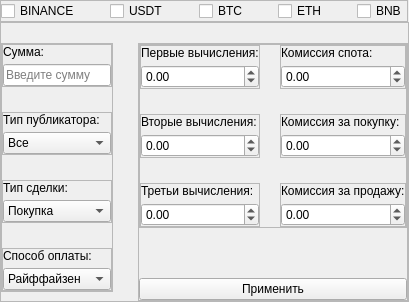
               <widget class="QWidget" name="binance_page">
                <attribute name="icon">
                 <iconset resource="../resources.qrc">
                  <normaloff>:/images/img/BINANCE.png</normaloff>:/images/img/BINANCE.png</iconset>
                </attribute>
                <attribute name="title">
                 <string/>
                </attribute>
                <layout class="QVBoxLayout" name="verticalLayout_28">
                 <property name="spacing">
                  <number>0</number>
                 </property>
                 <property name="leftMargin">
                  <number>0</number>
                 </property>
                 <property name="topMargin">
                  <number>0</number>
                 </property>
                 <property name="rightMargin">
                  <number>0</number>
                 </property>
                 <property name="bottomMargin">
                  <number>0</number>
                 </property>
                 <item alignment="Qt::AlignLeft|Qt::AlignTop">
                  <widget class="QFrame" name="checkboxes">
                   <property name="minimumSize">
                    <size>
                     <width>0</width>
                     <height>0</height>
                    </size>
                   </property>
                   <property name="cursor">
                    <cursorShape>PointingHandCursor</cursorShape>
                   </property>
                   <property name="frameShape">
                    <enum>QFrame::StyledPanel</enum>
                   </property>
                   <property name="frameShadow">
                    <enum>QFrame::Raised</enum>
                   </property>
                   <layout class="QHBoxLayout" name="horizontalLayout_6">
                    <property name="spacing">
                     <number>30</number>
                    </property>
                    <property name="leftMargin">
                     <number>0</number>
                    </property>
                    <property name="topMargin">
                     <number>0</number>
                    </property>
                    <property name="rightMargin">
                     <number>0</number>
                    </property>
                    <property name="bottomMargin">
                     <number>0</number>
                    </property>
                    <item>
                     <widget class="QCheckBox" name="binance_check">
                      <property name="cursor">
                       <cursorShape>PointingHandCursor</cursorShape>
                      </property>
                      <property name="text">
                       <string>BINANCE</string>
                      </property>
                     </widget>
                    </item>
                    <item>
                     <widget class="QCheckBox" name="usdt_check">
                      <property name="cursor">
                       <cursorShape>PointingHandCursor</cursorShape>
                      </property>
                      <property name="text">
                       <string>USDT</string>
                      </property>
                     </widget>
                    </item>
                    <item>
                     <widget class="QCheckBox" name="btc_check">
                      <property name="cursor">
                       <cursorShape>PointingHandCursor</cursorShape>
                      </property>
                      <property name="text">
                       <string>BTC</string>
                      </property>
                     </widget>
                    </item>
                    <item>
                     <widget class="QCheckBox" name="eth_check">
                      <property name="cursor">
                       <cursorShape>PointingHandCursor</cursorShape>
                      </property>
                      <property name="text">
                       <string>ETH</string>
                      </property>
                     </widget>
                    </item>
                    <item>
                     <widget class="QCheckBox" name="bnb_check">
                      <property name="cursor">
                       <cursorShape>PointingHandCursor</cursorShape>
                      </property>
                      <property name="text">
                       <string>BNB</string>
                      </property>
                     </widget>
                    </item>
                   </layout>
                  </widget>
                 </item>
                 <item>
                  <widget class="QFrame" name="settings_1">
                   <property name="sizePolicy">
                    <sizepolicy hsizetype="Preferred" vsizetype="Expanding">
                     <horstretch>0</horstretch>
                     <verstretch>0</verstretch>
                    </sizepolicy>
                   </property>
                   <property name="frameShape">
                    <enum>QFrame::StyledPanel</enum>
                   </property>
                   <property name="frameShadow">
                    <enum>QFrame::Raised</enum>
                   </property>
                   <layout class="QHBoxLayout" name="horizontalLayout_7">
                    <property name="spacing">
                     <number>25</number>
                    </property>
                    <property name="leftMargin">
                     <number>0</number>
                    </property>
                    <property name="topMargin">
                     <number>20</number>
                    </property>
                    <property name="rightMargin">
                     <number>0</number>
                    </property>
                    <property name="bottomMargin">
                     <number>0</number>
                    </property>
                    <item alignment="Qt::AlignTop">
                     <widget class="QFrame" name="frame_2">
                      <property name="sizePolicy">
                       <sizepolicy hsizetype="Expanding" vsizetype="Preferred">
                        <horstretch>0</horstretch>
                        <verstretch>0</verstretch>
                       </sizepolicy>
                      </property>
                      <property name="frameShape">
                       <enum>QFrame::StyledPanel</enum>
                      </property>
                      <property name="frameShadow">
                       <enum>QFrame::Raised</enum>
                      </property>
                      <layout class="QVBoxLayout" name="verticalLayout_29">
                       <property name="spacing">
                        <number>25</number>
                       </property>
                       <property name="leftMargin">
                        <number>0</number>
                       </property>
                       <property name="topMargin">
                        <number>0</number>
                       </property>
                       <property name="rightMargin">
                        <number>0</number>
                       </property>
                       <property name="bottomMargin">
                        <number>0</number>
                       </property>
                       <item>
                        <widget class="QFrame" name="sum_container_1">
                         <property name="frameShape">
                          <enum>QFrame::StyledPanel</enum>
                         </property>
                         <property name="frameShadow">
                          <enum>QFrame::Raised</enum>
                         </property>
                         <layout class="QVBoxLayout" name="verticalLayout_21">
                          <property name="spacing">
                           <number>5</number>
                          </property>
                          <property name="leftMargin">
                           <number>0</number>
                          </property>
                          <property name="topMargin">
                           <number>0</number>
                          </property>
                          <property name="rightMargin">
                           <number>0</number>
                          </property>
                          <property name="bottomMargin">
                           <number>0</number>
                          </property>
                          <item>
                           <widget class="QLabel" name="sum_label_1">
                            <property name="text">
                             <string>Сумма:</string>
                            </property>
                           </widget>
                          </item>
                          <item>
                           <widget class="QLineEdit" name="sum_line">
                            <property name="placeholderText">
                             <string>Введите сумму</string>
                            </property>
                           </widget>
                          </item>
                         </layout>
                        </widget>
                       </item>
                       <item>
                        <widget class="QFrame" name="pub_container_1">
                         <property name="frameShape">
                          <enum>QFrame::StyledPanel</enum>
                         </property>
                         <property name="frameShadow">
                          <enum>QFrame::Raised</enum>
                         </property>
                         <layout class="QVBoxLayout" name="verticalLayout_25">
                          <property name="spacing">
                           <number>5</number>
                          </property>
                          <property name="leftMargin">
                           <number>0</number>
                          </property>
                          <property name="topMargin">
                           <number>0</number>
                          </property>
                          <property name="rightMargin">
                           <number>0</number>
                          </property>
                          <property name="bottomMargin">
                           <number>0</number>
                          </property>
                          <item>
                           <widget class="QLabel" name="pub_label_1">
                            <property name="text">
                             <string>Тип публикатора:</string>
                            </property>
                           </widget>
                          </item>
                          <item>
                           <widget class="QComboBox" name="pub_edit">
                            <property name="cursor">
                             <cursorShape>PointingHandCursor</cursorShape>
                            </property>
                            <item>
                             <property name="text">
                              <string>Все</string>
                             </property>
                            </item>
                            <item>
                             <property name="text">
                              <string>Мерчант</string>
                             </property>
                            </item>
                           </widget>
                          </item>
                         </layout>
                        </widget>
                       </item>
                       <item>
                        <widget class="QFrame" name="deal_container_1">
                         <property name="frameShape">
                          <enum>QFrame::StyledPanel</enum>
                         </property>
                         <property name="frameShadow">
                          <enum>QFrame::Raised</enum>
                         </property>
                         <layout class="QVBoxLayout" name="verticalLayout_26">
                          <property name="spacing">
                           <number>5</number>
                          </property>
                          <property name="leftMargin">
                           <number>0</number>
                          </property>
                          <property name="topMargin">
                           <number>0</number>
                          </property>
                          <property name="rightMargin">
                           <number>0</number>
                          </property>
                          <property name="bottomMargin">
                           <number>0</number>
                          </property>
                          <item>
                           <widget class="QLabel" name="deal_label_1">
                            <property name="text">
                             <string>Тип сделки:</string>
                            </property>
                           </widget>
                          </item>
                          <item>
                           <widget class="QComboBox" name="deal_edit">
                            <property name="cursor">
                             <cursorShape>PointingHandCursor</cursorShape>
                            </property>
                            <item>
                             <property name="text">
                              <string>Покупка</string>
                             </property>
                            </item>
                            <item>
                             <property name="text">
                              <string>Продажа</string>
                             </property>
                            </item>
                           </widget>
                          </item>
                         </layout>
                        </widget>
                       </item>
                       <item>
                        <widget class="QFrame" name="pay_container_1">
                         <property name="frameShape">
                          <enum>QFrame::StyledPanel</enum>
                         </property>
                         <property name="frameShadow">
                          <enum>QFrame::Raised</enum>
                         </property>
                         <layout class="QVBoxLayout" name="verticalLayout_27">
                          <property name="spacing">
                           <number>5</number>
                          </property>
                          <property name="leftMargin">
                           <number>0</number>
                          </property>
                          <property name="topMargin">
                           <number>0</number>
                          </property>
                          <property name="rightMargin">
                           <number>0</number>
                          </property>
                          <property name="bottomMargin">
                           <number>0</number>
                          </property>
                          <item>
                           <widget class="QLabel" name="pay_label_1">
                            <property name="text">
                             <string>Способ оплаты:</string>
                            </property>
                           </widget>
                          </item>
                          <item>
                           <widget class="QComboBox" name="pay_type">
                            <property name="cursor">
                             <cursorShape>PointingHandCursor</cursorShape>
                            </property>
                            <item>
                             <property name="text">
                              <string>Райффайзен</string>
                             </property>
                            </item>
                            <item>
                             <property name="text">
                              <string>Тинькофф</string>
                             </property>
                            </item>
                            <item>
                             <property name="text">
                              <string>Сбербанк</string>
                             </property>
                            </item>
                           </widget>
                          </item>
                         </layout>
                        </widget>
                       </item>
                      </layout>
                     </widget>
                    </item>
                    <item alignment="Qt::AlignTop">
                     <widget class="QFrame" name="frame">
                      <property name="sizePolicy">
                       <sizepolicy hsizetype="Expanding" vsizetype="Preferred">
                        <horstretch>0</horstretch>
                        <verstretch>0</verstretch>
                       </sizepolicy>
                      </property>
                      <property name="frameShape">
                       <enum>QFrame::StyledPanel</enum>
                      </property>
                      <property name="frameShadow">
                       <enum>QFrame::Raised</enum>
                      </property>
                      <layout class="QVBoxLayout" name="verticalLayout_38">
                       <property name="spacing">
                        <number>50</number>
                       </property>
                       <property name="leftMargin">
                        <number>0</number>
                       </property>
                       <property name="topMargin">
                        <number>0</number>
                       </property>
                       <property name="rightMargin">
                        <number>0</number>
                       </property>
                       <property name="bottomMargin">
                        <number>0</number>
                       </property>
                       <item>
                        <widget class="QFrame" name="frame_3">
                         <property name="frameShape">
                          <enum>QFrame::StyledPanel</enum>
                         </property>
                         <property name="frameShadow">
                          <enum>QFrame::Raised</enum>
                         </property>
                         <layout class="QGridLayout" name="gridLayout">
                          <property name="leftMargin">
                           <number>0</number>
                          </property>
                          <property name="topMargin">
                           <number>0</number>
                          </property>
                          <property name="rightMargin">
                           <number>0</number>
                          </property>
                          <property name="bottomMargin">
                           <number>0</number>
                          </property>
                          <property name="horizontalSpacing">
                           <number>20</number>
                          </property>
                          <property name="verticalSpacing">
                           <number>25</number>
                          </property>
                          <item row="0" column="0">
                           <widget class="QFrame" name="frame_4">
                            <property name="frameShape">
                             <enum>QFrame::StyledPanel</enum>
                            </property>
                            <property name="frameShadow">
                             <enum>QFrame::Raised</enum>
                            </property>
                            <layout class="QVBoxLayout" name="verticalLayout_30">
                             <property name="spacing">
                              <number>5</number>
                             </property>
                             <property name="leftMargin">
                              <number>0</number>
                             </property>
                             <property name="topMargin">
                              <number>0</number>
                             </property>
                             <property name="rightMargin">
                              <number>0</number>
                             </property>
                             <property name="bottomMargin">
                              <number>0</number>
                             </property>
                             <item>
                              <widget class="QLabel" name="label_9">
                               <property name="text">
                                <string>Первые вычисления:</string>
                               </property>
                              </widget>
                             </item>
                             <item>
                              <widget class="QDoubleSpinBox" name="first_math">
                               <property name="minimum">
                                <double>-100.000000000000000</double>
                               </property>
                               <property name="maximum">
                                <double>100.000000000000000</double>
                               </property>
                               <property name="singleStep">
                                <double>0.050000000000000</double>
                               </property>
                              </widget>
                             </item>
                            </layout>
                           </widget>
                          </item>
                          <item row="0" column="1">
                           <widget class="QFrame" name="frame_5">
                            <property name="frameShape">
                             <enum>QFrame::StyledPanel</enum>
                            </property>
                            <property name="frameShadow">
                             <enum>QFrame::Raised</enum>
                            </property>
                            <layout class="QVBoxLayout" name="verticalLayout_31">
                             <property name="spacing">
                              <number>5</number>
                             </property>
                             <property name="leftMargin">
                              <number>0</number>
                             </property>
                             <property name="topMargin">
                              <number>0</number>
                             </property>
                             <property name="rightMargin">
                              <number>0</number>
                             </property>
                             <property name="bottomMargin">
                              <number>0</number>
                             </property>
                             <item>
                              <widget class="QLabel" name="label_10">
                               <property name="text">
                                <string>Комиссия спота:</string>
                               </property>
                              </widget>
                             </item>
                             <item>
                              <widget class="QDoubleSpinBox" name="comm_spot">
                               <property name="minimum">
                                <double>-100.000000000000000</double>
                               </property>
                               <property name="maximum">
                                <double>100.000000000000000</double>
                               </property>
                               <property name="singleStep">
                                <double>0.050000000000000</double>
                               </property>
                              </widget>
                             </item>
                            </layout>
                           </widget>
                          </item>
                          <item row="1" column="0">
                           <widget class="QFrame" name="frame_7">
                            <property name="frameShape">
                             <enum>QFrame::StyledPanel</enum>
                            </property>
                            <property name="frameShadow">
                             <enum>QFrame::Raised</enum>
                            </property>
                            <layout class="QVBoxLayout" name="verticalLayout_35">
                             <property name="spacing">
                              <number>5</number>
                             </property>
                             <property name="leftMargin">
                              <number>0</number>
                             </property>
                             <property name="topMargin">
                              <number>0</number>
                             </property>
                             <property name="rightMargin">
                              <number>0</number>
                             </property>
                             <property name="bottomMargin">
                              <number>0</number>
                             </property>
                             <item>
                              <widget class="QLabel" name="label_17">
                               <property name="text">
                                <string>Вторые вычисления:</string>
                               </property>
                              </widget>
                             </item>
                             <item>
                              <widget class="QDoubleSpinBox" name="second_math">
                               <property name="minimum">
                                <double>-100.000000000000000</double>
                               </property>
                               <property name="maximum">
                                <double>100.000000000000000</double>
                               </property>
                               <property name="singleStep">
                                <double>0.050000000000000</double>
                               </property>
                              </widget>
                             </item>
                            </layout>
                           </widget>
                          </item>
                          <item row="1" column="1">
                           <widget class="QFrame" name="frame_6">
                            <property name="frameShape">
                             <enum>QFrame::StyledPanel</enum>
                            </property>
                            <property name="frameShadow">
                             <enum>QFrame::Raised</enum>
                            </property>
                            <layout class="QVBoxLayout" name="verticalLayout_34">
                             <property name="spacing">
                              <number>5</number>
                             </property>
                             <property name="leftMargin">
                              <number>0</number>
                             </property>
                             <property name="topMargin">
                              <number>0</number>
                             </property>
                             <property name="rightMargin">
                              <number>0</number>
                             </property>
                             <property name="bottomMargin">
                              <number>0</number>
                             </property>
                             <item>
                              <widget class="QLabel" name="label_15">
                               <property name="text">
                                <string>Комиссия за покупку:</string>
                               </property>
                              </widget>
                             </item>
                             <item>
                              <widget class="QDoubleSpinBox" name="comm_buy">
                               <property name="minimum">
                                <double>-100.000000000000000</double>
                               </property>
                               <property name="maximum">
                                <double>100.000000000000000</double>
                               </property>
                               <property name="singleStep">
                                <double>0.050000000000000</double>
                               </property>
                              </widget>
                             </item>
                            </layout>
                           </widget>
                          </item>
                          <item row="2" column="0">
                           <widget class="QFrame" name="frame_8">
                            <property name="frameShape">
                             <enum>QFrame::StyledPanel</enum>
                            </property>
                            <property name="frameShadow">
                             <enum>QFrame::Raised</enum>
                            </property>
                            <layout class="QVBoxLayout" name="verticalLayout_36">
                             <property name="spacing">
                              <number>5</number>
                             </property>
                             <property name="leftMargin">
                              <number>0</number>
                             </property>
                             <property name="topMargin">
                              <number>0</number>
                             </property>
                             <property name="rightMargin">
                              <number>0</number>
                             </property>
                             <property name="bottomMargin">
                              <number>0</number>
                             </property>
                             <item>
                              <widget class="QLabel" name="label_19">
                               <property name="text">
                                <string>Третьи вычисления:</string>
                               </property>
                              </widget>
                             </item>
                             <item>
                              <widget class="QDoubleSpinBox" name="third_math">
                               <property name="minimum">
                                <double>-100.000000000000000</double>
                               </property>
                               <property name="maximum">
                                <double>100.000000000000000</double>
                               </property>
                               <property name="singleStep">
                                <double>0.050000000000000</double>
                               </property>
                              </widget>
                             </item>
                            </layout>
                           </widget>
                          </item>
                          <item row="2" column="1">
                           <widget class="QFrame" name="frame_9">
                            <property name="frameShape">
                             <enum>QFrame::StyledPanel</enum>
                            </property>
                            <property name="frameShadow">
                             <enum>QFrame::Raised</enum>
                            </property>
                            <layout class="QVBoxLayout" name="verticalLayout_37">
                             <property name="spacing">
                              <number>5</number>
                             </property>
                             <property name="leftMargin">
                              <number>0</number>
                             </property>
                             <property name="topMargin">
                              <number>0</number>
                             </property>
                             <property name="rightMargin">
                              <number>0</number>
                             </property>
                             <property name="bottomMargin">
                              <number>0</number>
                             </property>
                             <item>
                              <widget class="QLabel" name="label_24">
                               <property name="text">
                                <string>Комиссия за продажу:</string>
                               </property>
                              </widget>
                             </item>
                             <item>
                              <widget class="QDoubleSpinBox" name="comm_sale">
                               <property name="minimum">
                                <double>-100.000000000000000</double>
                               </property>
                               <property name="maximum">
                                <double>100.000000000000000</double>
                               </property>
                               <property name="singleStep">
                                <double>0.050000000000000</double>
                               </property>
                              </widget>
                             </item>
                            </layout>
                           </widget>
                          </item>
                         </layout>
                        </widget>
                       </item>
                       <item>
                        <widget class="QPushButton" name="submit_btn">
                         <property name="minimumSize">
                          <size>
                           <width>76</width>
                           <height>0</height>
                          </size>
                         </property>
                         <property name="cursor">
                          <cursorShape>PointingHandCursor</cursorShape>
                         </property>
                         <property name="styleSheet">
                          <string notr="true">font: 15px &quot;Manrope&quot;;</string>
                         </property>
                         <property name="text">
                          <string>Применить</string>
                         </property>
                        </widget>
                       </item>
                      </layout>
                     </widget>
                    </item>
                   </layout>
                  </widget>
                 </item>
                </layout>
               </widget>
